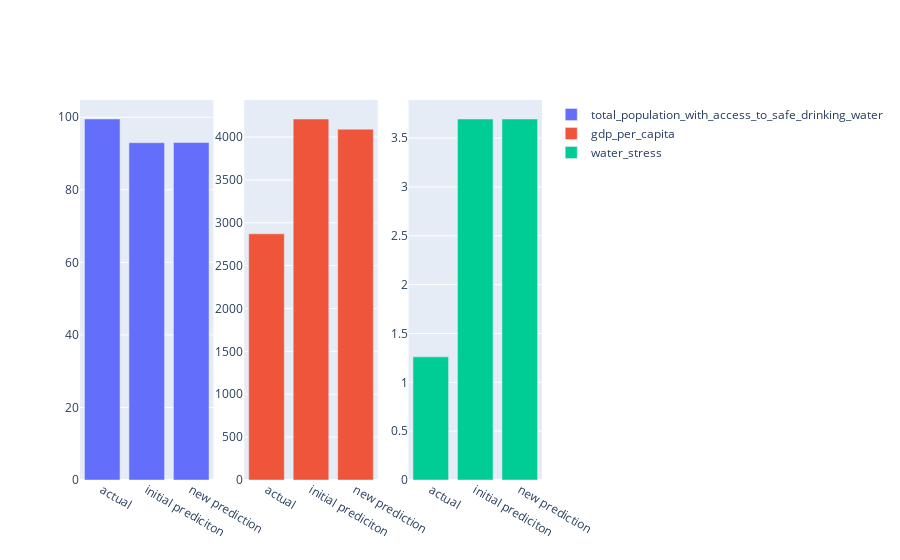

The cell this chart's notebook holds for it:
### Code cell
my_fig = create_barplot(Y_true_c, Y_pred, Y_new)
my_fig.show()

### Figure 1 — Plotly figure (JSON) as saved in the notebook; plotly's stock layout.template omitted (floating-point values rounded to 4 significant figures)
{"data": [{"name": "total_population_with_access_to_safe_drinking_water", "type": "bar", "x": ["actual", "initial prediciton", "new prediction"], "xaxis": "x", "y": [99.5, 92.97, 93.01], "yaxis": "y"}, {"name": "gdp_per_capita", "type": "bar", "x": ["actual", "initial prediciton", "new prediction"], "xaxis": "x2", "y": [2871.0, 4210.0, 4091.0], "yaxis": "y2"}, {"name": "water_stress", "type": "bar", "x": ["actual", "initial prediciton", "new prediction"], "xaxis": "x3", "y": [1.26, 3.695, 3.695], "yaxis": "y3"}], "layout": {"xaxis": {"anchor": "y", "domain": [0, 0.2889]}, "xaxis2": {"anchor": "y2", "domain": [0.3556, 0.6444]}, "xaxis3": {"anchor": "y3", "domain": [0.7111, 1]}, "yaxis": {"anchor": "x", "domain": [0, 1]}, "yaxis2": {"anchor": "x2", "domain": [0, 1]}, "yaxis3": {"anchor": "x3", "domain": [0, 1]}}}
